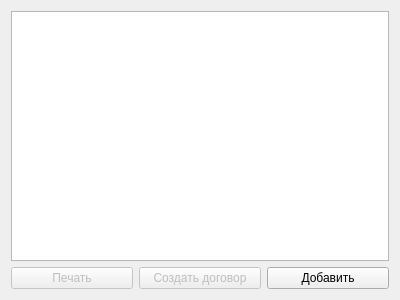
<?xml version="1.0" encoding="UTF-8"?>
<ui version="4.0">
 <class>ApplicationsTab</class>
 <widget class="QWidget" name="ApplicationsTab">
  <property name="geometry">
   <rect>
    <x>0</x>
    <y>0</y>
    <width>400</width>
    <height>300</height>
   </rect>
  </property>
  <property name="windowTitle">
   <string>Form</string>
  </property>
  <layout class="QVBoxLayout" name="verticalLayout">
   <item>
    <widget class="QTableView" name="tableView"/>
   </item>
   <item>
    <layout class="QHBoxLayout" name="horizontalLayout">
     <item>
      <widget class="QPushButton" name="buttonPrint">
       <property name="enabled">
        <bool>false</bool>
       </property>
       <property name="text">
        <string>Печать</string>
       </property>
      </widget>
     </item>
     <item>
      <widget class="QPushButton" name="buttonContract">
       <property name="enabled">
        <bool>false</bool>
       </property>
       <property name="text">
        <string>Создать договор</string>
       </property>
      </widget>
     </item>
     <item>
      <widget class="QPushButton" name="buttonWizard">
       <property name="text">
        <string>Добавить</string>
       </property>
      </widget>
     </item>
    </layout>
   </item>
  </layout>
 </widget>
 <resources/>
 <connections/>
</ui>
